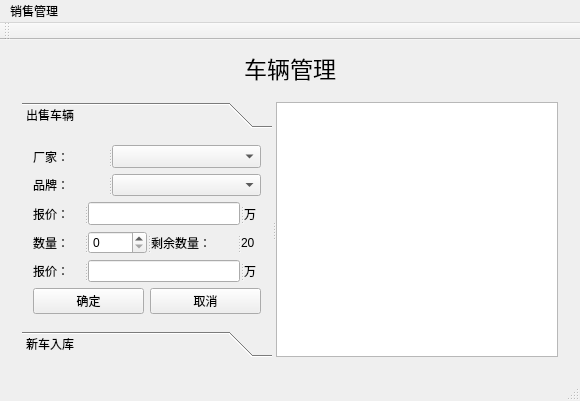
<?xml version="1.0" encoding="UTF-8"?>
<ui version="4.0">
 <class>MainWindow</class>
 <widget class="QMainWindow" name="MainWindow">
  <property name="geometry">
   <rect>
    <x>0</x>
    <y>0</y>
    <width>580</width>
    <height>401</height>
   </rect>
  </property>
  <property name="windowTitle">
   <string>MainWindow</string>
  </property>
  <widget class="QWidget" name="centralWidget">
   <layout class="QGridLayout" name="gridLayout_2">
    <item row="1" column="0" colspan="3">
     <widget class="QStackedWidget" name="stackedWidget">
      <widget class="QWidget" name="car">
       <layout class="QGridLayout" name="gridLayout">
        <item row="0" column="0">
         <widget class="QSplitter" name="splitter">
          <property name="orientation">
           <enum>Qt::Horizontal</enum>
          </property>
          <widget class="QToolBox" name="toolBox">
           <property name="minimumSize">
            <size>
             <width>250</width>
             <height>0</height>
            </size>
           </property>
           <property name="currentIndex">
            <number>0</number>
           </property>
           <widget class="QWidget" name="page">
            <property name="geometry">
             <rect>
              <x>0</x>
              <y>0</y>
              <width>250</width>
              <height>227</height>
             </rect>
            </property>
            <attribute name="label">
             <string>出售车辆</string>
            </attribute>
            <layout class="QGridLayout" name="gridLayout_3">
             <item row="0" column="0" colspan="2">
              <widget class="QSplitter" name="splitter_2">
               <property name="orientation">
                <enum>Qt::Horizontal</enum>
               </property>
               <widget class="QLabel" name="label_2">
                <property name="text">
                 <string>厂家：</string>
                </property>
               </widget>
               <widget class="QComboBox" name="comboBoxFactory"/>
              </widget>
             </item>
             <item row="1" column="0" colspan="2">
              <widget class="QSplitter" name="splitter_3">
               <property name="orientation">
                <enum>Qt::Horizontal</enum>
               </property>
               <widget class="QLabel" name="label_3">
                <property name="text">
                 <string>品牌：</string>
                </property>
               </widget>
               <widget class="QComboBox" name="comboBoxBrand"/>
              </widget>
             </item>
             <item row="2" column="0" colspan="2">
              <widget class="QSplitter" name="splitter_4">
               <property name="orientation">
                <enum>Qt::Horizontal</enum>
               </property>
               <widget class="QLabel" name="label_4">
                <property name="text">
                 <string>报价：</string>
                </property>
               </widget>
               <widget class="QLineEdit" name="lineEditPrice"/>
               <widget class="QLabel" name="label_5">
                <property name="text">
                 <string>万</string>
                </property>
               </widget>
              </widget>
             </item>
             <item row="3" column="0" colspan="2">
              <widget class="QSplitter" name="splitter_6">
               <property name="orientation">
                <enum>Qt::Horizontal</enum>
               </property>
               <widget class="QLabel" name="label_6">
                <property name="text">
                 <string>数量：</string>
                </property>
               </widget>
               <widget class="QSpinBox" name="spinBox"/>
               <widget class="QLabel" name="label_7">
                <property name="text">
                 <string>剩余数量：</string>
                </property>
               </widget>
               <widget class="QLabel" name="labelLast">
                <property name="text">
                 <string>20</string>
                </property>
               </widget>
              </widget>
             </item>
             <item row="4" column="0" colspan="2">
              <widget class="QSplitter" name="splitter_5">
               <property name="orientation">
                <enum>Qt::Horizontal</enum>
               </property>
               <widget class="QLabel" name="label_9">
                <property name="text">
                 <string>报价：</string>
                </property>
               </widget>
               <widget class="QLineEdit" name="lineEditTotal"/>
               <widget class="QLabel" name="label_10">
                <property name="text">
                 <string>万</string>
                </property>
               </widget>
              </widget>
             </item>
             <item row="5" column="0">
              <widget class="QPushButton" name="ButtonSure">
               <property name="text">
                <string>确定</string>
               </property>
              </widget>
             </item>
             <item row="5" column="1">
              <widget class="QPushButton" name="ButtonCancle">
               <property name="text">
                <string>取消</string>
               </property>
              </widget>
             </item>
            </layout>
           </widget>
           <widget class="QWidget" name="page_2">
            <property name="geometry">
             <rect>
              <x>0</x>
              <y>0</y>
              <width>250</width>
              <height>227</height>
             </rect>
            </property>
            <attribute name="label">
             <string>新车入库</string>
            </attribute>
           </widget>
          </widget>
          <widget class="QTextEdit" name="textEdit">
           <property name="readOnly">
            <bool>true</bool>
           </property>
          </widget>
         </widget>
        </item>
       </layout>
      </widget>
      <widget class="QWidget" name="calc"/>
     </widget>
    </item>
    <item row="0" column="0">
     <spacer name="horizontalSpacer">
      <property name="orientation">
       <enum>Qt::Horizontal</enum>
      </property>
      <property name="sizeHint" stdset="0">
       <size>
        <width>224</width>
        <height>20</height>
       </size>
      </property>
     </spacer>
    </item>
    <item row="0" column="2">
     <spacer name="horizontalSpacer_2">
      <property name="orientation">
       <enum>Qt::Horizontal</enum>
      </property>
      <property name="sizeHint" stdset="0">
       <size>
        <width>224</width>
        <height>20</height>
       </size>
      </property>
     </spacer>
    </item>
    <item row="0" column="1">
     <widget class="QLabel" name="label">
      <property name="font">
       <font>
        <family>楷体</family>
        <pointsize>17</pointsize>
       </font>
      </property>
      <property name="text">
       <string>车辆管理</string>
      </property>
     </widget>
    </item>
   </layout>
  </widget>
  <widget class="QMenuBar" name="menuBar">
   <property name="geometry">
    <rect>
     <x>0</x>
     <y>0</y>
     <width>580</width>
     <height>23</height>
    </rect>
   </property>
   <widget class="QMenu" name="menu">
    <property name="title">
     <string>销售管理</string>
    </property>
    <addaction name="actionCar"/>
    <addaction name="actionCalc"/>
   </widget>
   <addaction name="menu"/>
  </widget>
  <widget class="QToolBar" name="mainToolBar">
   <attribute name="toolBarArea">
    <enum>TopToolBarArea</enum>
   </attribute>
   <attribute name="toolBarBreak">
    <bool>false</bool>
   </attribute>
  </widget>
  <widget class="QStatusBar" name="statusBar"/>
  <action name="actionCar">
   <property name="text">
    <string>车辆管理</string>
   </property>
  </action>
  <action name="actionCalc">
   <property name="text">
    <string>销售统计</string>
   </property>
  </action>
 </widget>
 <layoutdefault spacing="6" margin="11"/>
 <resources/>
 <connections/>
</ui>
